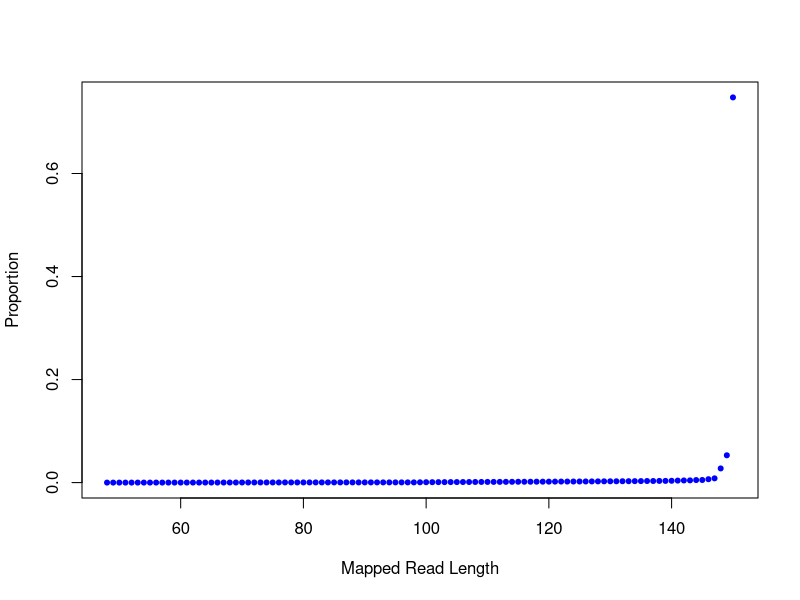

Generate this figure with R:
png("/rds/user/is460/hpc-work/muscle-rnaseq/ezbamqc/output/figs/srpk3_wt_ttnb_het_8.readlen_profile.png",width=500,height=500,units="px")
readlen_val=c(48,49,50,51,52,53,54,55,56,57,58,59,60,61,62,63,64,65,66,67,68,69,70,71,72,73,74,75,76,77,78,79,80,81,82,83,84,85,86,87,88,89,90,91,92,93,94,95,96,97,98,99,100,101,102,103,104,105,106,107,108,109,110,111,112,113,114,115,116,117,118,119,120,121,122,123,124,125,126,127,128,129,130,131,132,133,134,135,136,137,138,139,140,141,142,143,144,145,146,147,148,149,150)
readlen_count=c(56,150,271,439,567,849,989,1146,1314,1543,1979,2096,2439,2342,2814,3142,3436,3595,4452,4912,5669,6261,8272,8817,9272,10568,9854,10190,10902,12117,11501,11846,12002,12748,12502,12840,13022,13143,13590,13623,13815,14125,13906,14368,14931,14654,14596,14970,14874,15273,15658,21858,27392,29502,32518,34502,36856,38194,40732,42199,44829,46867,48542,50463,51025,54091,56756,60156,60931,62053,64804,66906,68670,70896,73946,75341,77523,80196,82603,85354,88282,91931,93633,95553,99681,101251,106070,108596,114898,114719,121015,123090,131726,144412,155279,160633,183411,189331,246300,307674,1027013,1979989,27934880)
plot(readlen_val,(readlen_count/37361856),pch=20,xlab="Mapped Read Length",ylab="Proportion",col="blue")
dev.state=dev.off()
